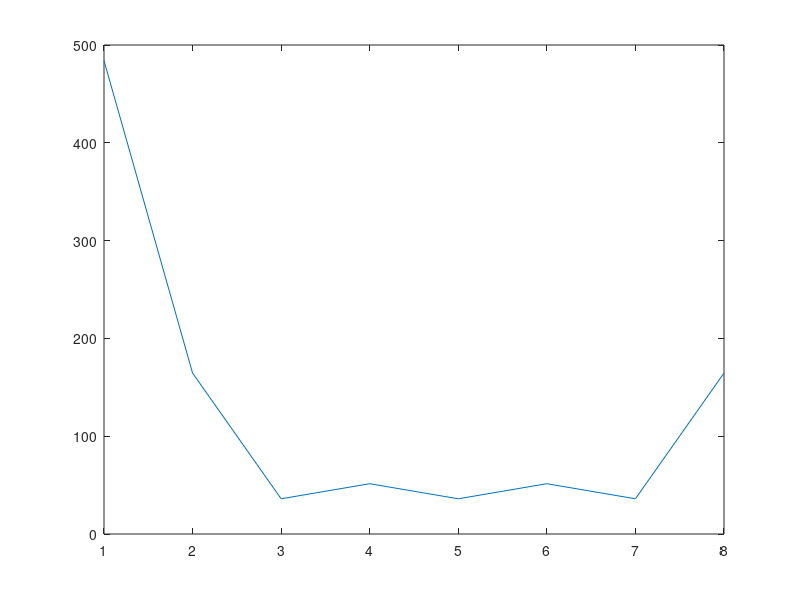

Write MATLAB code to recreate this figure.
%2016-05-12 OFDM transmitter

close all,clc,clear all;

nInfBits = 8;
%signalInf_b = randi([0,1],nInfBits,1); %information signal = noise
signalInf_b = [0 1 2 3 10 3 2 1]; %information signal = noise

U_PSD = fft(signalInf_b).*conj(fft(signalInf_b));   %power spectrum density
ifft(signalInf_b)
fft(signalInf_b)

figure,plot(U_PSD);
% xlabel('sec');
% title('transmitted signal u');
